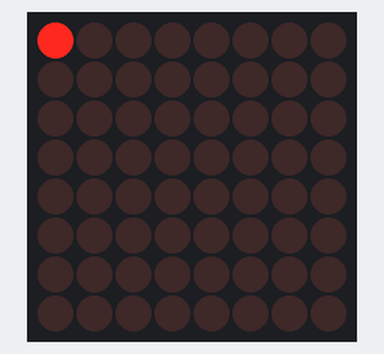
The sketch below on a simulated Arduino Uno, built with avr-gcc and run on an emulated ATmega328P. Parts: 8×8 LED matrix.

Above: at 0.01 s.
At 0.41 s:
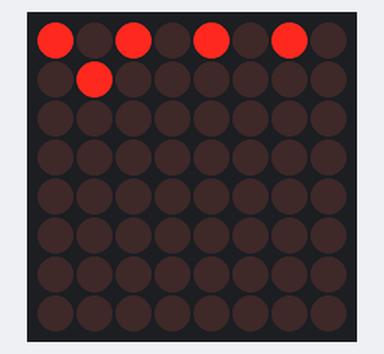
At 0.81 s:
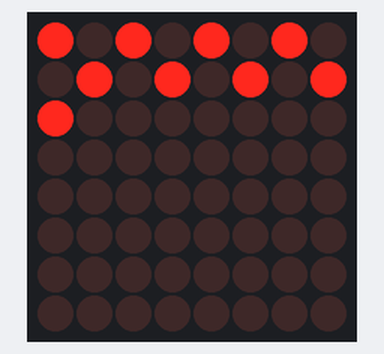
At 1.61 s:
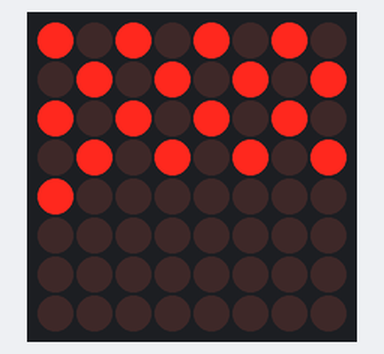
At 2.41 s:
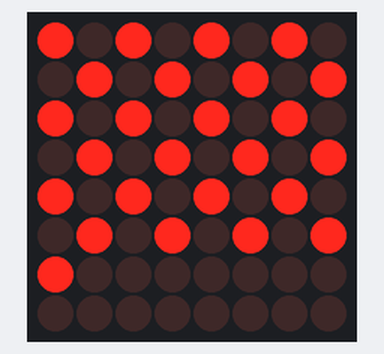
At 3.2 s:
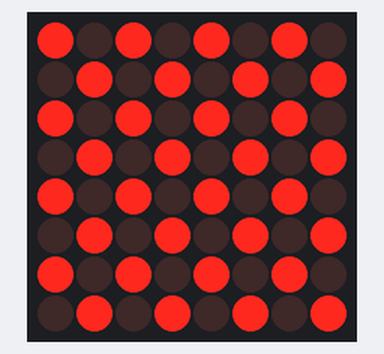

The sketch:

004_1_Led_Matrix_test.ino
```cpp
//Checker board

#include "LedControlMS.h"

LedControl lc=LedControl(12,11,10,1);

bool flag = true ;

void setup() {

  lc.shutdown(0,false);

  lc.setIntensity(0,3);

  lc.clearDisplay(0);

  for(int x = 0 ; x < 8 ;x++)
  {
    for (int y = 0 ; y <8 ;y++)
     {
      if (flag == true) {
      lc.setLed(0,x,y,true);
      delay(100);
      if (y != 7)
      {flag = false;}
      }
      else {
        if (y != 7)
          flag = true ;
        }
     }

  }
}

void loop() {
  // put your main code here, to run repeatedly:

}
```
